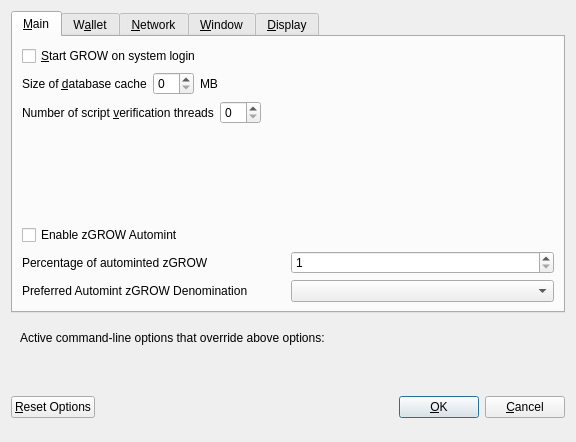
<?xml version="1.0" encoding="UTF-8"?>
<ui version="4.0">
 <class>OptionsDialog</class>
 <widget class="QDialog" name="OptionsDialog">
  <property name="geometry">
   <rect>
    <x>0</x>
    <y>0</y>
    <width>576</width>
    <height>442</height>
   </rect>
  </property>
  <property name="windowTitle">
   <string>Options</string>
  </property>
  <property name="modal">
   <bool>true</bool>
  </property>
  <layout class="QVBoxLayout" name="verticalLayout">
   <item>
    <widget class="QTabWidget" name="tabWidget">
     <property name="currentIndex">
      <number>0</number>
     </property>
     <widget class="QWidget" name="tabMain">
      <attribute name="title">
       <string>&amp;Main</string>
      </attribute>
      <layout class="QVBoxLayout" name="verticalLayout_Main">
       <item>
        <widget class="QCheckBox" name="bitcoinAtStartup">
         <property name="toolTip">
          <string>Automatically start GROW after logging in to the system.</string>
         </property>
         <property name="text">
          <string>&amp;Start GROW on system login</string>
         </property>
        </widget>
       </item>
       <item>
        <layout class="QHBoxLayout" name="horizontalLayout_2_Main">
         <item>
          <widget class="QLabel" name="databaseCacheLabel">
           <property name="text">
            <string>Size of &amp;database cache</string>
           </property>
           <property name="textFormat">
            <enum>Qt::PlainText</enum>
           </property>
           <property name="buddy">
            <cstring>databaseCache</cstring>
           </property>
          </widget>
         </item>
         <item>
          <widget class="QSpinBox" name="databaseCache"/>
         </item>
         <item>
          <widget class="QLabel" name="databaseCacheUnitLabel">
           <property name="text">
            <string>MB</string>
           </property>
           <property name="textFormat">
            <enum>Qt::PlainText</enum>
           </property>
          </widget>
         </item>
         <item>
          <spacer name="horizontalSpacer_2_Main">
           <property name="orientation">
            <enum>Qt::Horizontal</enum>
           </property>
           <property name="sizeHint" stdset="0">
            <size>
             <width>40</width>
             <height>20</height>
            </size>
           </property>
          </spacer>
         </item>
        </layout>
       </item>
       <item>
        <layout class="QHBoxLayout" name="horizontalLayout_3_Main">
         <item>
          <widget class="QLabel" name="threadsScriptVerifLabel">
           <property name="text">
            <string>Number of script &amp;verification threads</string>
           </property>
           <property name="textFormat">
            <enum>Qt::PlainText</enum>
           </property>
           <property name="buddy">
            <cstring>threadsScriptVerif</cstring>
           </property>
          </widget>
         </item>
         <item>
          <widget class="QSpinBox" name="threadsScriptVerif">
           <property name="toolTip">
            <string>(0 = auto, &lt;0 = leave that many cores free)</string>
           </property>
          </widget>
         </item>
         <item>
          <spacer name="horizontalSpacer_3_Main">
           <property name="orientation">
            <enum>Qt::Horizontal</enum>
           </property>
           <property name="sizeHint" stdset="0">
            <size>
             <width>40</width>
             <height>20</height>
            </size>
           </property>
          </spacer>
         </item>
        </layout>
       </item>
       <item>
        <spacer name="verticalSpacer_2">
         <property name="orientation">
          <enum>Qt::Vertical</enum>
         </property>
         <property name="sizeHint" stdset="0">
          <size>
           <width>20</width>
           <height>40</height>
          </size>
         </property>
        </spacer>
       </item>
       <item>
        <widget class="QCheckBox" name="checkBoxZeromintEnable">
         <property name="toolTip">
          <string>Enable automatic minting of GROW units to zGROW</string>
         </property>
         <property name="layoutDirection">
          <enum>Qt::LeftToRight</enum>
         </property>
         <property name="text">
          <string>Enable zGROW Automint</string>
         </property>
        </widget>
       </item>
       <item>
        <layout class="QHBoxLayout" name="horizontalLayout_3">
         <item>
          <widget class="QLabel" name="percentage_label">
           <property name="toolTip">
            <string>Percentage of incoming GROW which get automatically converted to zGROW via Zerocoin Protocol (min: 10%)</string>
           </property>
           <property name="text">
            <string>Percentage of autominted zGROW</string>
           </property>
          </widget>
         </item>
         <item>
          <widget class="QSpinBox" name="zeromintPercentage">
           <property name="minimum">
            <number>1</number>
           </property>
           <property name="maximum">
            <number>100</number>
           </property>
          </widget>
         </item>
        </layout>
       </item>
       <item>
        <layout class="QHBoxLayout" name="horizontalLayout" stretch="0,0">
         <property name="sizeConstraint">
          <enum>QLayout::SetFixedSize</enum>
         </property>
         <item>
          <widget class="QLabel" name="labelPreferredDenom">
           <property name="maximumSize">
            <size>
             <width>16777215</width>
             <height>16777215</height>
            </size>
           </property>
           <property name="toolTip">
            <string>Wait with automatic conversion to Zerocoin until enough GROW for this denomination is available</string>
           </property>
           <property name="text">
            <string>Preferred Automint zGROW Denomination</string>
           </property>
          </widget>
         </item>
         <item>
          <widget class="QComboBox" name="preferredDenom">
           <property name="maximumSize">
            <size>
             <width>16777215</width>
             <height>27</height>
            </size>
           </property>
           <property name="toolTip">
            <string>Wait with automatic conversion to Zerocoin until enough GROW for this denomination is available</string>
           </property>
           <property name="maxVisibleItems">
            <number>9</number>
           </property>
           <property name="maxCount">
            <number>9</number>
           </property>
          </widget>
         </item>
        </layout>
       </item>
      </layout>
     </widget>
     <widget class="QWidget" name="tabWallet">
      <attribute name="title">
       <string>W&amp;allet</string>
      </attribute>
      <layout class="QVBoxLayout" name="verticalLayout_Wallet">
       <item>
        <layout class="QHBoxLayout" name="horizontalLayout_2_Wallet">
         <item>
          <widget class="QLabel" name="labelStakeSplitThresholdText">
           <property name="text">
            <string>Stake split threshold:</string>
           </property>
          </widget>
         </item>
         <item>
          <widget class="QSpinBox" name="spinBoxStakeSplitThreshold">
           <property name="minimum">
            <number>1</number>
           </property>
           <property name="maximum">
            <number>999999</number>
           </property>
          </widget>
         </item>
        </layout>
       </item>
       <item>
        <widget class="QGroupBox" name="groupBox">
         <property name="title">
          <string>Expert</string>
         </property>
         <layout class="QVBoxLayout" name="verticalLayout_2">
          <item>
           <widget class="QCheckBox" name="coinControlFeatures">
            <property name="toolTip">
             <string>Whether to show coin control features or not.</string>
            </property>
            <property name="text">
             <string>Enable coin &amp;control features</string>
            </property>
           </widget>
          </item>
          <item>
           <widget class="QCheckBox" name="showMasternodesTab">
            <property name="toolTip">
             <string>Show additional tab listing all your masternodes in first sub-tab&lt;br/&gt;and all masternodes on the network in second sub-tab.</string>
            </property>
            <property name="text">
             <string>Show Masternodes Tab</string>
            </property>
           </widget>
          </item>
          <item>
           <widget class="QCheckBox" name="spendZeroConfChange">
            <property name="toolTip">
             <string>If you disable the spending of unconfirmed change, the change from a transaction&lt;br/&gt;cannot be used until that transaction has at least one confirmation.&lt;br/&gt;This also affects how your balance is computed.</string>
            </property>
            <property name="text">
             <string>&amp;Spend unconfirmed change</string>
            </property>
           </widget>
          </item>
         </layout>
        </widget>
       </item>
       <item>
        <spacer name="verticalSpacer_Wallet">
         <property name="orientation">
          <enum>Qt::Vertical</enum>
         </property>
         <property name="sizeHint" stdset="0">
          <size>
           <width>20</width>
           <height>40</height>
          </size>
         </property>
        </spacer>
       </item>
      </layout>
     </widget>
     <widget class="QWidget" name="tabNetwork">
      <attribute name="title">
       <string>&amp;Network</string>
      </attribute>
      <layout class="QVBoxLayout" name="verticalLayout_Network">
       <item>
        <widget class="QCheckBox" name="mapPortUpnp">
         <property name="toolTip">
          <string>Automatically open the GROW client port on the router. This only works when your router supports UPnP and it is enabled.</string>
         </property>
         <property name="text">
          <string>Map port using &amp;UPnP</string>
         </property>
        </widget>
       </item>
       <item>
        <widget class="QCheckBox" name="allowIncoming">
         <property name="toolTip">
          <string>Accept connections from outside</string>
         </property>
         <property name="text">
          <string>Allow incoming connections</string>
         </property>
        </widget>
       </item>
       <item>
        <widget class="QCheckBox" name="connectSocks">
         <property name="toolTip">
          <string>Connect to the GROW network through a SOCKS5 proxy.</string>
         </property>
         <property name="text">
          <string>&amp;Connect through SOCKS5 proxy (default proxy):</string>
         </property>
        </widget>
       </item>
       <item>
        <layout class="QHBoxLayout" name="horizontalLayout_1_Network">
         <item>
          <widget class="QLabel" name="proxyIpLabel">
           <property name="text">
            <string>Proxy &amp;IP:</string>
           </property>
           <property name="textFormat">
            <enum>Qt::PlainText</enum>
           </property>
           <property name="buddy">
            <cstring>proxyIp</cstring>
           </property>
          </widget>
         </item>
         <item>
          <widget class="QValidatedLineEdit" name="proxyIp">
           <property name="minimumSize">
            <size>
             <width>140</width>
             <height>0</height>
            </size>
           </property>
           <property name="maximumSize">
            <size>
             <width>140</width>
             <height>16777215</height>
            </size>
           </property>
           <property name="toolTip">
            <string>IP address of the proxy (e.g. IPv4: 127.0.0.1 / IPv6: ::1)</string>
           </property>
          </widget>
         </item>
         <item>
          <widget class="QLabel" name="proxyPortLabel">
           <property name="text">
            <string>&amp;Port:</string>
           </property>
           <property name="textFormat">
            <enum>Qt::PlainText</enum>
           </property>
           <property name="buddy">
            <cstring>proxyPort</cstring>
           </property>
          </widget>
         </item>
         <item>
          <widget class="QLineEdit" name="proxyPort">
           <property name="minimumSize">
            <size>
             <width>55</width>
             <height>0</height>
            </size>
           </property>
           <property name="maximumSize">
            <size>
             <width>55</width>
             <height>16777215</height>
            </size>
           </property>
           <property name="toolTip">
            <string>Port of the proxy (e.g. 9050)</string>
           </property>
          </widget>
         </item>
         <item>
          <spacer name="horizontalSpacer_1_Network">
           <property name="orientation">
            <enum>Qt::Horizontal</enum>
           </property>
           <property name="sizeHint" stdset="0">
            <size>
             <width>40</width>
             <height>20</height>
            </size>
           </property>
          </spacer>
         </item>
        </layout>
       </item>
       <item>
        <spacer name="verticalSpacer_Network">
         <property name="orientation">
          <enum>Qt::Vertical</enum>
         </property>
         <property name="sizeHint" stdset="0">
          <size>
           <width>20</width>
           <height>40</height>
          </size>
         </property>
        </spacer>
       </item>
      </layout>
     </widget>
     <widget class="QWidget" name="tabWindow">
      <attribute name="title">
       <string>&amp;Window</string>
      </attribute>
      <layout class="QVBoxLayout" name="verticalLayout_Window">
       <item>
        <widget class="QCheckBox" name="minimizeToTray">
         <property name="toolTip">
          <string>Show only a tray icon after minimizing the window.</string>
         </property>
         <property name="text">
          <string>&amp;Minimize to the tray instead of the taskbar</string>
         </property>
        </widget>
       </item>
       <item>
        <widget class="QCheckBox" name="minimizeOnClose">
         <property name="toolTip">
          <string>Minimize instead of exit the application when the window is closed. When this option is enabled, the application will be closed only after selecting Quit in the menu.</string>
         </property>
         <property name="text">
          <string>M&amp;inimize on close</string>
         </property>
        </widget>
       </item>
       <item>
        <spacer name="verticalSpacer_Window">
         <property name="orientation">
          <enum>Qt::Vertical</enum>
         </property>
         <property name="sizeHint" stdset="0">
          <size>
           <width>20</width>
           <height>40</height>
          </size>
         </property>
        </spacer>
       </item>
      </layout>
     </widget>
     <widget class="QWidget" name="tabDisplay">
      <attribute name="title">
       <string>&amp;Display</string>
      </attribute>
      <layout class="QVBoxLayout" name="verticalLayout_Display">
       <item>
        <layout class="QHBoxLayout" name="horizontalLayout_1_Display">
         <item>
          <widget class="QLabel" name="langLabel">
           <property name="text">
            <string>User Interface &amp;language:</string>
           </property>
           <property name="textFormat">
            <enum>Qt::PlainText</enum>
           </property>
           <property name="buddy">
            <cstring>lang</cstring>
           </property>
          </widget>
         </item>
         <item>
          <widget class="QValueComboBox" name="lang">
           <property name="toolTip">
            <string>The user interface language can be set here. This setting will take effect after restarting GROW.</string>
           </property>
          </widget>
         </item>
        </layout>
       </item>
       <item>
        <widget class="QLabel" name="label_3">
         <property name="toolTip">
          <string notr="true"/>
         </property>
         <property name="statusTip">
          <string notr="true"/>
         </property>
         <property name="whatsThis">
          <string notr="true"/>
         </property>
         <property name="accessibleName">
          <string notr="true"/>
         </property>
         <property name="text">
          <string>Language missing or translation incomplete? Help contributing translations here:
https://www.transifex.com/grow-project/grow-project-translations</string>
         </property>
         <property name="wordWrap">
          <bool>true</bool>
         </property>
         <property name="openExternalLinks">
          <bool>true</bool>
         </property>
         <property name="textInteractionFlags">
          <set>Qt::TextBrowserInteraction</set>
         </property>
        </widget>
       </item>
       <item>
        <layout class="QHBoxLayout" name="horizontalLayout_4_Display" stretch="0,0">
         <item>
          <widget class="QLabel" name="themeLabel">
           <property name="text">
            <string>User Interface Theme:</string>
           </property>
          </widget>
         </item>
         <item>
          <widget class="QValueComboBox" name="theme"/>
         </item>
        </layout>
       </item>
       <item>
        <widget class="Line" name="line">
         <property name="orientation">
          <enum>Qt::Horizontal</enum>
         </property>
        </widget>
       </item>
       <item>
        <layout class="QHBoxLayout" name="horizontalLayout_2_Display">
         <item>
          <widget class="QLabel" name="unitLabel">
           <property name="text">
            <string>&amp;Unit to show amounts in:</string>
           </property>
           <property name="textFormat">
            <enum>Qt::PlainText</enum>
           </property>
           <property name="buddy">
            <cstring>unit</cstring>
           </property>
          </widget>
         </item>
         <item>
          <widget class="QValueComboBox" name="unit">
           <property name="toolTip">
            <string>Choose the default subdivision unit to show in the interface and when sending coins.</string>
           </property>
          </widget>
         </item>
        </layout>
       </item>
       <item>
        <layout class="QHBoxLayout" name="horizontalLayout_5_Display">
         <item>
          <widget class="QLabel" name="digitsLabel">
           <property name="text">
            <string>Decimal digits</string>
           </property>
          </widget>
         </item>
         <item>
          <widget class="QValueComboBox" name="digits"/>
         </item>
        </layout>
       </item>
       <item>
        <widget class="QCheckBox" name="checkBoxHideZeroBalances">
         <property name="toolTip">
          <string>Hide empty balances</string>
         </property>
         <property name="layoutDirection">
          <enum>Qt::LeftToRight</enum>
         </property>
         <property name="text">
          <string>Hide empty balances</string>
         </property>
        </widget>
       </item>
       <item>
        <layout class="QHBoxLayout" name="horizontalLayout_3_Display">
         <item>
          <widget class="QLabel" name="thirdPartyTxUrlsLabel">
           <property name="toolTip">
            <string>Third party URLs (e.g. a block explorer) that appear in the transactions tab as context menu items. %s in the URL is replaced by transaction hash. Multiple URLs are separated by vertical bar |.</string>
           </property>
           <property name="text">
            <string>Third party transaction URLs</string>
           </property>
           <property name="buddy">
            <cstring>thirdPartyTxUrls</cstring>
           </property>
          </widget>
         </item>
         <item>
          <widget class="QLineEdit" name="thirdPartyTxUrls">
           <property name="toolTip">
            <string>Third party URLs (e.g. a block explorer) that appear in the transactions tab as context menu items. %s in the URL is replaced by transaction hash. Multiple URLs are separated by vertical bar |.</string>
           </property>
          </widget>
         </item>
        </layout>
       </item>
       <item>
        <spacer name="verticalSpacer">
         <property name="orientation">
          <enum>Qt::Vertical</enum>
         </property>
         <property name="sizeHint" stdset="0">
          <size>
           <width>20</width>
           <height>40</height>
          </size>
         </property>
        </spacer>
       </item>
      </layout>
     </widget>
    </widget>
   </item>
   <item>
    <widget class="QFrame" name="frame">
     <layout class="QVBoxLayout" name="verticalLayout_Bottom">
      <item>
       <layout class="QHBoxLayout" name="horizontalLayout_Bottom">
        <item>
         <widget class="QLabel" name="overriddenByCommandLineInfoLabel">
          <property name="text">
           <string>Active command-line options that override above options:</string>
          </property>
          <property name="textFormat">
           <enum>Qt::PlainText</enum>
          </property>
         </widget>
        </item>
        <item>
         <spacer name="horizontalSpacer_Bottom">
          <property name="orientation">
           <enum>Qt::Horizontal</enum>
          </property>
          <property name="sizeHint" stdset="0">
           <size>
            <width>40</width>
            <height>20</height>
           </size>
          </property>
         </spacer>
        </item>
       </layout>
      </item>
      <item>
       <widget class="QLabel" name="overriddenByCommandLineLabel">
        <property name="text">
         <string/>
        </property>
        <property name="textFormat">
         <enum>Qt::PlainText</enum>
        </property>
        <property name="wordWrap">
         <bool>true</bool>
        </property>
       </widget>
      </item>
     </layout>
    </widget>
   </item>
   <item>
    <layout class="QHBoxLayout" name="horizontalLayout_Buttons">
     <item>
      <widget class="QPushButton" name="resetButton">
       <property name="toolTip">
        <string>Reset all client options to default.</string>
       </property>
       <property name="text">
        <string>&amp;Reset Options</string>
       </property>
       <property name="autoDefault">
        <bool>false</bool>
       </property>
      </widget>
     </item>
     <item>
      <spacer name="horizontalSpacer_1">
       <property name="orientation">
        <enum>Qt::Horizontal</enum>
       </property>
       <property name="sizeHint" stdset="0">
        <size>
         <width>40</width>
         <height>48</height>
        </size>
       </property>
      </spacer>
     </item>
     <item>
      <widget class="QLabel" name="statusLabel">
       <property name="minimumSize">
        <size>
         <width>200</width>
         <height>0</height>
        </size>
       </property>
       <property name="font">
        <font>
         <weight>75</weight>
         <bold>true</bold>
        </font>
       </property>
       <property name="text">
        <string/>
       </property>
       <property name="textFormat">
        <enum>Qt::PlainText</enum>
       </property>
       <property name="wordWrap">
        <bool>true</bool>
       </property>
      </widget>
     </item>
     <item>
      <spacer name="horizontalSpacer_2">
       <property name="orientation">
        <enum>Qt::Horizontal</enum>
       </property>
       <property name="sizeHint" stdset="0">
        <size>
         <width>40</width>
         <height>48</height>
        </size>
       </property>
      </spacer>
     </item>
     <item>
      <widget class="QPushButton" name="okButton">
       <property name="text">
        <string>&amp;OK</string>
       </property>
       <property name="autoDefault">
        <bool>false</bool>
       </property>
       <property name="default">
        <bool>true</bool>
       </property>
      </widget>
     </item>
     <item>
      <widget class="QPushButton" name="cancelButton">
       <property name="text">
        <string>&amp;Cancel</string>
       </property>
       <property name="autoDefault">
        <bool>false</bool>
       </property>
      </widget>
     </item>
    </layout>
   </item>
  </layout>
 </widget>
 <customwidgets>
  <customwidget>
   <class>QValidatedLineEdit</class>
   <extends>QLineEdit</extends>
   <header>qvalidatedlineedit.h</header>
  </customwidget>
  <customwidget>
   <class>QValueComboBox</class>
   <extends>QComboBox</extends>
   <header>qvaluecombobox.h</header>
  </customwidget>
 </customwidgets>
 <resources/>
 <connections/>
</ui>
